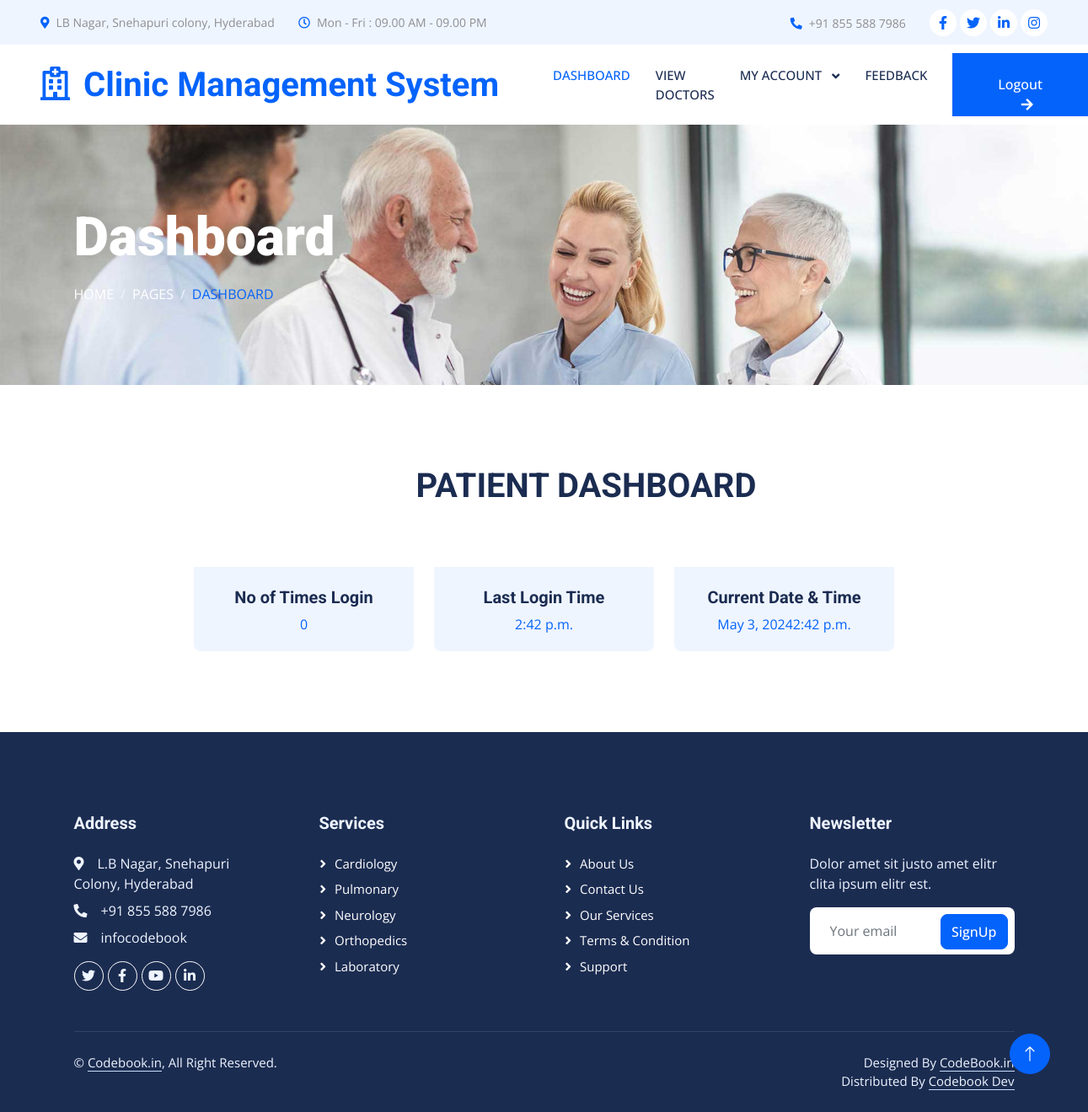
/patient-dashboard (signed in), run on the app's committed database.
### mainapp/models.py (models this page shows)
class PatientModel(models.Model):
    patient_id = models.AutoField(primary_key=True)
    patient_name = models.CharField(max_length=100)
    patient_dob = models.DateField(max_length=20, null=True)
    patient_age = models.IntegerField(null=True)
    patient_email = models.EmailField(max_length=100)
    patient_password = models.CharField(max_length=100)
    patient_contact = models.CharField(max_length=15)
    patient_city = models.TextField(null=True)
    patient_image = models.ImageField(upload_to='user/images')
    patient_status = models.CharField(help_text='user_status', max_length=50, null=True, default='pending')
    Last_Login_Time = models.TimeField(auto_now_add=True, null=True)
    Last_Login_Date = models.DateField(auto_now_add=True, null=True)
    No_Of_Times_Login = models.IntegerField(default=0, null=True)
    Message = models.TextField(max_length=250, null=True)
    class Meta:
        db_table = 'patient_details'

### mainapp/views.py (the view)
# urls.py: path('patient-dashboard',main_views.patient_dashboard,name='patient_dashboard'),
def patient_dashboard(request):
    patients = PatientModel.objects.all().count()
    print(patients)
    user_id = request.session["patient_id"]
    user = PatientModel.objects.get(patient_id = user_id)
    if user.Last_Login_Time is None:
        IST = pytz.timezone('Asia/Kolkata')
        current_time_ist = datetime.now(IST).time()
        user.Last_Login_Time = current_time_ist
        user.save()
    return render(request,'main/patient-dashboard.html', {' patients_count' :  patients, 'la' : user})

### assets/templates/main/patient-dashboard.html (shortened to what this page needs)
{% load static %}
<!DOCTYPE html>
<html lang="en">
<head>
    <link href="https://cdnjs.cloudflare.com/ajax/libs/font-awesome/5.10.0/css/all.min.css" rel="stylesheet">
    <link href="https://cdn.jsdelivr.net/npm/bootstrap-icons@1.4.1/font/bootstrap-icons.css" rel="stylesheet">
    <link href="{% static 'main/lib/animate/animate.min.css' %}" rel="stylesheet">
    <link href="{% static 'main/lib/owlcarousel/assets/owl.carousel.min.css' %}" rel="stylesheet">
    <link href="{% static 'main/lib/tempusdominus/css/tempusdominus-bootstrap-4.min.css' %}" rel="stylesheet" />
    <link href="{% static 'main/css/bootstrap.min.css' %}" rel="stylesheet">
    <link href="{% static 'main/css/style.css' %}" rel="stylesheet">
</head>
<body>
    <div class="container-fluid bg-light p-0 wow fadeIn" data-wow-delay="0.1s">
        <div class="row gx-0 d-none d-lg-flex">
            <div class="col-lg-7 px-5 text-start">
                <div class="h-100 d-inline-flex align-items-center py-3 me-4">
                    <small class="fa fa-map-marker-alt text-primary me-2"></small>
                    <small>LB Nagar, Snehapuri colony, Hyderabad</small>
                </div>
                <div class="h-100 d-inline-flex align-items-center py-3">
                    <small class="far fa-clock text-primary me-2"></small>
                    <small>Mon - Fri : 09.00 AM - 09.00 PM</small>
                </div>
            </div>
            <div class="col-lg-5 px-5 text-end">
                <div class="h-100 d-inline-flex align-items-center py-3 me-4">
                    <small class="fa fa-phone-alt text-primary me-2"></small>
                    <small>+91 855 588 7986</small>
                </div>
                <div class="h-100 d-inline-flex align-items-center">
                    <a class="btn btn-sm-square rounded-circle bg-white text-primary me-1" href=""><i class="fab fa-facebook-f"></i></a>
                    <a class="btn btn-sm-square rounded-circle bg-white text-primary me-1" href=""><i class="fab fa-twitter"></i></a>
                    <a class="btn btn-sm-square rounded-circle bg-white text-primary me-1" href=""><i class="fab fa-linkedin-in"></i></a>
                    <a class="btn btn-sm-square rounded-circle bg-white text-primary me-0" href=""><i class="fab fa-instagram"></i></a>
                </div>
            </div>
        </div>
    </div>
    <nav class="navbar navbar-expand-lg bg-white navbar-light sticky-top p-0 wow fadeIn" data-wow-delay="0.1s">
        <a href="index.html" class="navbar-brand d-flex align-items-center px-4 px-lg-5">
            <h1 class="m-0 text-primary"><i class="far fa-hospital me-3"></i>Clinic Management System</h1>
        </a>
        <div class="collapse navbar-collapse" id="navbarCollapse">
            <div class="navbar-nav ms-auto p-4 p-lg-0">
                <a href="{% url 'patient_dashboard' %}" class="nav-item nav-link active">Dashboard</a>
                <a href="{% url 'patient_viewdoctors' %}" class="nav-item nav-link">View Doctors</a>
                <div class="dropdown">
                    <a class="nav-item nav-link dropdown-toggle" href="#" id="feedbackDropdown" role="button" data-bs-toggle="dropdown" aria-expanded="false">
                      My account
                    </a>
                  </div>
                  <a href="{% url 'patient_feedback' %}" class="nav-item nav-link">Feedback</a>
            </div>
            <a href="{% url 'patient_login' %}" class="btn btn-primary rounded-0 py-4 px-lg-5 d-none d-lg-block">Logout<i class="fa fa-arrow-right ms-3"></i></a>
        </div>
    </nav>
    <div class="container-fluid page-header py-5 mb-5 wow fadeIn" data-wow-delay="0.1s">
        <div class="container py-5">
            <h1 class="display-3 text-white mb-3 animated slideInDown">Dashboard</h1>
            <nav aria-label="breadcrumb animated slideInDown">
                <ol class="breadcrumb text-uppercase mb-0">
                    <li class="breadcrumb-item"><a class="text-white" href="#">Home</a></li>
                    <li class="breadcrumb-item"><a class="text-white" href="#">Pages</a></li>
                    <li class="breadcrumb-item text-primary active" aria-current="page">Dashboard</li>
                </ol>
            </nav>
        </div>
    </div>
    <div class="container-xxl py-5">
        <div class="container">
            <div class="text-center mx-auto mb-5 wow fadeInUp" data-wow-delay="0.1s" style="max-width: 600px;">
                <h1 style="margin-left:100px;">PATIENT DASHBOARD</h1>
            </div>
            <div class="row g-4 d-flex justify-content-center align-items-center">
                <div class="col-lg-3 col-md-6 wow fadeInUp" data-wow-delay="0.1s">
                    <div class="team-item position-relative rounded overflow-hidden">
                        <div class="overflow-hidden">
                        </div>
                        <div class="team-text bg-light text-center p-4">
                            <h5>No of Times Login</h5>
                            <p class="text-primary">{{la.No_Of_Times_Login}}</p>
                        </div>
                    </div>
                </div>
                <div class="col-lg-3 col-md-6 wow fadeInUp" data-wow-delay="0.3s">
                    <div class="team-item position-relative rounded overflow-hidden">
                        <div class="overflow-hidden">
                        </div>
                        <div class="team-text bg-light text-center p-4">
                            <h5>Last Login Time</h5>
                            <p class="text-primary">{{la.Last_Login_Time}}</p>
                        </div>
                    </div>
                </div>
                <div class="col-lg-3 col-md-6 wow fadeInUp" data-wow-delay="0.5s">
                    <div class="team-item position-relative rounded overflow-hidden">
                        <div class="overflow-hidden">
                        </div>
                        <div class="team-text bg-light text-center p-4">
                            <h5>Current Date & Time</h5>
                            <p class="text-primary">{{la.Last_Login_Date}}{{la.Last_Login_Time}}</p>
                        </div>
                    </div>
                </div>
            </div>
        </div>
    </div>
    <div class="container-fluid bg-dark text-light footer mt-5 pt-5 wow fadeIn" data-wow-delay="0.1s">
        <div class="container py-5">
            <div class="row g-5">
                <div class="col-lg-3 col-md-6">
                    <h5 class="text-light mb-4">Address</h5>
                    <p class="mb-2"><i class="fa fa-map-marker-alt me-3"></i>L.B Nagar, Snehapuri Colony, Hyderabad</p>
                    <p class="mb-2"><i class="fa fa-phone-alt me-3"></i>+91 855 588 7986</p>
                    <p class="mb-2"><i class="fa fa-envelope me-3"></i>infocodebook</p>
                    <div class="d-flex pt-2">
                        <a class="btn btn-outline-light btn-social rounded-circle" href=""><i class="fab fa-twitter"></i></a>
                        <a class="btn btn-outline-light btn-social rounded-circle" href=""><i class="fab fa-facebook-f"></i></a>
                        <a class="btn btn-outline-light btn-social rounded-circle" href=""><i class="fab fa-youtube"></i></a>
                        <a class="btn btn-outline-light btn-social rounded-circle" href=""><i class="fab fa-linkedin-in"></i></a>
                    </div>
                </div>
                <div class="col-lg-3 col-md-6">
                    <h5 class="text-light mb-4">Services</h5>
                    <a class="btn btn-link" href="">Cardiology</a>
                    <a class="btn btn-link" href="">Pulmonary</a>
                    <a class="btn btn-link" href="">Neurology</a>
                    <a class="btn btn-link" href="">Orthopedics</a>
                    <a class="btn btn-link" href="">Laboratory</a>
                </div>
                <div class="col-lg-3 col-md-6">
                    <h5 class="text-light mb-4">Quick Links</h5>
                    <a class="btn btn-link" href="">About Us</a>
                    <a class="btn btn-link" href="">Contact Us</a>
                    <a class="btn btn-link" href="">Our Services</a>
                    <a class="btn btn-link" href="">Terms & Condition</a>
                    <a class="btn btn-link" href="">Support</a>
                </div>
                <div class="col-lg-3 col-md-6">
                    <h5 class="text-light mb-4">Newsletter</h5>
                    <p>Dolor amet sit justo amet elitr clita ipsum elitr est.</p>
                    <div class="position-relative mx-auto" style="max-width: 400px;">
                        <input class="form-control border-0 w-100 py-3 ps-4 pe-5" type="text" placeholder="Your email">
                        <button type="button" class="btn btn-primary py-2 position-absolute top-0 end-0 mt-2 me-2">SignUp</button>
                    </div>
                </div>
            </div>
        </div>
        <div class="container">
            <div class="copyright">
                <div class="row">
                    <div class="col-md-6 text-center text-md-start mb-3 mb-md-0">
                        &copy; <a class="border-bottom" href="#">Codebook.in</a>, All Right Reserved.
                    </div>
                    <div class="col-md-6 text-center text-md-end">
                        Designed By <a class="border-bottom" href="https://www.codebook.in/">CodeBook.in</a>
                        Distributed By <a class="border-bottom" href="https://www.codebook.in/" target="_blank">Codebook Dev</a>
                    </div>
                </div>
            </div>
        </div>
    </div>
    <a href="#" class="btn btn-lg btn-primary btn-lg-square rounded-circle back-to-top"><i class="bi bi-arrow-up"></i></a>
</body>
</html>

### assets/static/main/css/style.css (style rules this page uses)
:root { --primary: #0463FA; --light: #EFF5FF; --dark: #1B2C51; }
.back-to-top { position: fixed; display: none; right: 45px; bottom: 45px; z-index: 99; }
.btn { font-weight: 500; transition: .5s; }
.btn.btn-primary, .btn.btn-secondary { color: #FFFFFF; }
.btn-sm-square { width: 32px; height: 32px; }
.btn-lg-square { width: 48px; height: 48px; }
.btn-square, .btn-sm-square, .btn-lg-square { padding: 0; display: flex; align-items: center; justify-content: center; font-weight: normal; }
.navbar .dropdown-toggle::after { border: none; content: "\f107"; font-family: "Font Awesome 5 Free"; font-weight: 900; vertical-align: middle; margin-left: 8px; }
.navbar .navbar-nav .nav-link { margin-right: 30px; padding: 25px 0; color: #FFFFFF; font-size: 15px; font-weight: 500; text-transform: uppercase; outline: none; }
.navbar .navbar-nav .nav-link:hover, .navbar .navbar-nav .nav-link.active { color: var(--primary); }
.navbar .navbar-brand, .navbar a.btn { height: 75px; }
.navbar .navbar-nav .nav-link { color: var(--dark); font-weight: 500; }
.navbar.sticky-top { top: -100px; transition: .5s; }
.page-header { background: url(../img/header-page.jpg) top center no-repeat; background-size: cover; text-shadow: 0 0 30px rgba(0, 0, 0, .1); }
.breadcrumb-item + .breadcrumb-item::before { color: var(--light); }
.team-item .team-text { position: relative; height: 100px; transition: .5s; }
.footer .btn.btn-social { margin-right: 5px; width: 35px; height: 35px; display: flex; align-items: center; justify-content: center; color: var(--light); border: 1px solid #FFFFFF; transition: .3s; }
.footer .btn.btn-link { display: block; margin-bottom: 5px; padding: 0; text-align: left; color: #FFFFFF; font-size: 15px; font-weight: normal; text-transform: capitalize; transition: .3s; }
.footer .btn.btn-link::before { position: relative; content: "\f105"; font-family: "Font Awesome 5 Free"; font-weight: 900; margin-right: 10px; }
.footer .copyright { padding: 25px 0; font-size: 15px; border-top: 1px solid rgba(256, 256, 256, .1); }
.footer .copyright a { color: var(--light); }

### data on the page
PatientModel: No_Of_Times_Login "0", Last_Login_Time "2:42 p.m.", Last_Login_Date "May 3, 2024"
